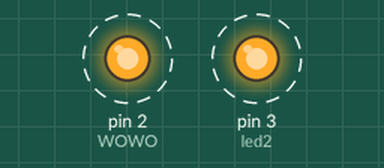
Recording of a sketch running on a simulated Arduino Uno, built with avr-gcc and run on an emulated ATmega328P. Parts: output pins drawn as LEDs (lit = HIGH). Dashed ring = blinking.

Above: at 0.2 s.
Timing chart, 0 to 3.0 s (numbered marks = the images above):
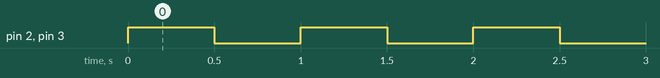

Measured:
- by itself, pin 2 (WOWO), pin 3 (led2): alternates HIGH for 0.50 s and LOW for 0.50 s

The sketch:

JOB2_SHIFTMICRO.ino
```cpp
const int WOWO = 2;
const int led2 = 3;

void setup() {
  pinMode(2, OUTPUT);
  pinMode(3, OUTPUT);
}

void loop() {
  digitalWrite(WOWO, HIGH); //UNTUK MENYALAKAN LED MERAH
  digitalWrite(led2, HIGH);
  delay(500);
  digitalWrite(WOWO, LOW);
  digitalWrite(led2, LOW);
  delay(500);

}
```
